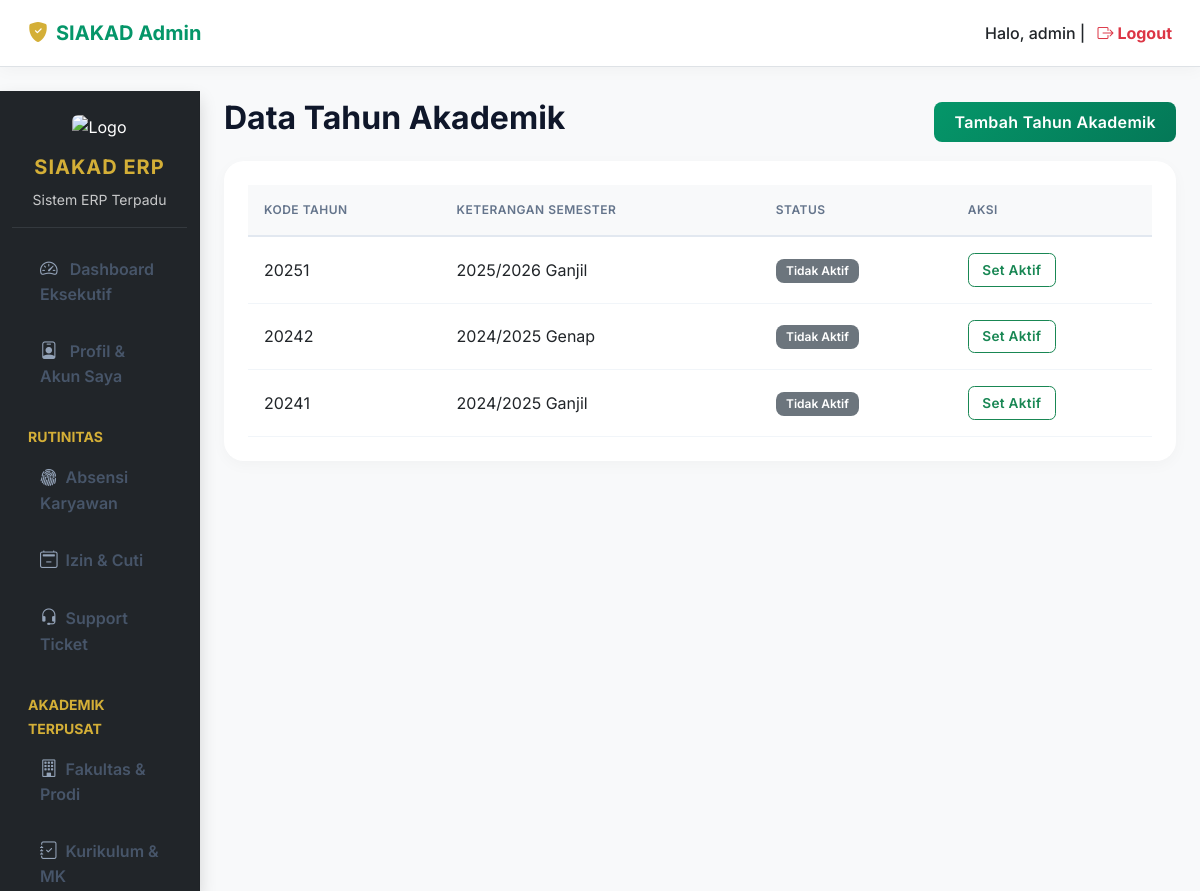
Page /views/admin/tahun_akademik.php (signed in) on the committed database.
### tables this page shows
CREATE TABLE `tahun_akademik` (
  `id_tahun` int(11) NOT NULL AUTO_INCREMENT,
  `kode_tahun` varchar(10) NOT NULL,
  `nama_tahun` varchar(50) NOT NULL,
  `status_aktif` tinyint(1) NOT NULL DEFAULT 0,
  PRIMARY KEY (`id_tahun`),
  UNIQUE KEY `kode_tahun` (`kode_tahun`)
);

### views/admin/tahun_akademik.php (the view, shortened to what this page needs)
<?php
require_once '../../config/db.php';
$tahunList = $pdo->query('SELECT * FROM tahun_akademik ORDER BY kode_tahun DESC')->fetchAll();
?>
<!DOCTYPE html>
<html lang="id">
<head>
    <link href="https://cdn.jsdelivr.net/npm/bootstrap@5.3.0/dist/css/bootstrap.min.css" rel="stylesheet">
    <link rel="stylesheet" href="../../public/css/style.css">
    <link rel="stylesheet" href="https://cdn.jsdelivr.net/npm/bootstrap-icons@1.11.1/font/bootstrap-icons.css">
</head>
<body class="bg-light">
<nav class="navbar navbar-expand-lg border-bottom sticky-top bg-white px-3 mb-4 shadow-sm">
    <div class="container-fluid">
        <a class="navbar-brand fw-bold text-primary" href="dashboard.php">
            <i class="bi bi-shield-fill-check text-warning me-2"></i>SIAKAD Admin
        </a>
        <span class="navbar-text ms-auto text-dark fw-medium">
            Halo, <?= htmlspecialchars($_SESSION['user']['username'] ?? 'Admin') ?> |
            <a href="../../auth/logout.php" class="text-danger fw-bold text-decoration-none ms-2"><i class="bi bi-box-arrow-right"></i> Logout</a>
        </span>
    </div>
</nav>
<div class="container-fluid">
  <div class="row">
    <?php include 'includes/sidebar.php'; ?>
    <main class="col-md-9 ms-sm-auto col-lg-10 px-md-4 mt-2">
    <div class="d-flex justify-content-between align-items-center mb-3">
        <h2>Data Tahun Akademik</h2>
        <button class="btn btn-primary" data-bs-toggle="modal" data-bs-target="#taModal">Tambah Tahun Akademik</button>
    </div>
    <div class="card shadow-sm">
        <div class="card-body">
            <table class="table table-hover">
                <thead class="table-dark">
                    <tr>
                        <th>Kode Tahun</th>
                        <th>Keterangan Semester</th>
                        <th>Status</th>
                        <th>Aksi</th>
                    </tr>
                </thead>
                <tbody>
                    <?php foreach ($tahunList as $t): ?>
                    <tr>
                        <td><?= htmlspecialchars($t['kode_tahun']) ?></td>
                        <td><?= htmlspecialchars($t['nama_tahun']) ?></td>
                        <td>
                            <?php if (!empty($t['status_aktif'])): ?>
                                <span class="badge bg-success">Aktif</span>
                            <?php else: ?>
                                <span class="badge bg-secondary">Tidak Aktif</span>
                            <?php endif; ?>
                        </td>
                        <td>
                            <?php if (empty($t['status_aktif'])): ?>
                                <a href="?set_aktif=<?= $t['id_tahun'] ?>" class="btn btn-sm btn-outline-success" onclick="return confirm('Aktifkan semester ini?')">Set Aktif</a>
                            <?php endif; ?>
                        </td>
                    </tr>
                    <?php endforeach; ?>
                </tbody>
            </table>
        </div>
    </div>
</div>
  </div>
</body>
</html>

### public/css/style.css (style rules this page uses)
:root { --stis-green: #059669; --stis-green-hover: #047857; --stis-green-soft: rgba(5, 150, 105, 0.08); --stis-gold: #d4af37; --stis-gold-dark: #b5952f; --glass-bg: rgba(255, 255, 255, 0.7); --glass-border: rgba(255, 255, 255, 0.4); }
.text-primary { color: var(--stis-green) !important; }
.btn-primary { background-color: var(--stis-green) !important; border-color: var(--stis-green) !important; color: white !important; }
.text-warning { color: var(--stis-gold) !important; }
body { font-family: 'Inter', sans-serif; background-color: #f4f7f9; color: #2b3445; }
.card { border: none !important; border-radius: 1.25rem !important; box-shadow: 0 10px 30px rgba(0, 0, 0, 0.04) !important; transition: transform 0.3s cubic-bezier(0.34, 1.56, 0.64, 1), box-shadow 0.3s ease; background: #ffffff; }
.card-body { padding: 1.5rem; }
.table { vertical-align: middle; margin-bottom: 0; }
.table thead th { background-color: #f8f9fa; color: #64748b; font-weight: 600; text-transform: uppercase; font-size: 0.75rem; letter-spacing: 0.5px; border-bottom: 2px solid #e2e8f0; border-top: none; padding: 1rem; }
.table tbody td { padding: 1rem; border-bottom: 1px solid #f1f5f9; }
.btn { font-weight: 600; letter-spacing: 0.3px; border-radius: 0.5rem; padding: 0.5rem 1.25rem; transition: all 0.2s ease; }
.btn-sm { padding: 0.35rem 0.85rem; font-size: 0.85rem; border-radius: 0.4rem; }
.btn-primary { background: linear-gradient(135deg, var(--stis-green), var(--stis-green-hover)) !important; border: none !important; }
.badge { font-weight: 600; padding: 0.5em 0.85em; border-radius: 0.5rem; }
h1, h2, h3, h4, h5, h6 { font-weight: 700; color: #0f172a; }
.navbar { box-shadow: 0 2px 15px rgba(0,0,0,0.04) !important; padding: 0.8rem 1.5rem; }
.shadow-sm { box-shadow: 0 4px 15px rgba(0,0,0,0.03) !important; }

### rows in the picture
tahun_akademik: kode_tahun "20251", nama_tahun "2025/2026 Ganjil", status_aktif "Tidak Aktif"
tahun_akademik: kode_tahun "20242", nama_tahun "2024/2025 Genap", status_aktif "Tidak Aktif"
tahun_akademik: kode_tahun "20241", nama_tahun "2024/2025 Ganjil", status_aktif "Tidak Aktif"

### other values in the picture
$_SESSION['user']['username'] "admin"
$sys['nama_kampus'] "SIAKAD ERP"
